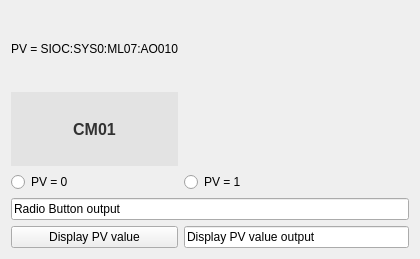
<?xml version="1.0" encoding="UTF-8"?>
<ui version="4.0">
 <class>Form</class>
 <widget class="QWidget" name="Form">
  <property name="enabled">
   <bool>true</bool>
  </property>
  <property name="geometry">
   <rect>
    <x>0</x>
    <y>0</y>
    <width>420</width>
    <height>259</height>
   </rect>
  </property>
  <property name="windowTitle">
   <string>Form</string>
  </property>
  <layout class="QGridLayout" name="gridLayout">
   <item row="5" column="0">
    <widget class="PyDMPushButton" name="Qt_pvPushButton">
     <property name="toolTip">
      <string/>
     </property>
     <property name="text">
      <string>Display PV value</string>
     </property>
    </widget>
   </item>
   <item row="3" column="0">
    <widget class="QRadioButton" name="radioButtonPV0">
     <property name="text">
      <string>PV = 0</string>
     </property>
    </widget>
   </item>
   <item row="0" column="0">
    <widget class="PyDMLabel" name="pvText">
     <property name="toolTip">
      <string/>
     </property>
     <property name="text">
      <string>PV = SIOC:SYS0:ML07:AO010</string>
     </property>
     <property name="rules" stdset="0">
      <string>[]</string>
     </property>
    </widget>
   </item>
   <item row="5" column="1">
    <widget class="PyDMLineEdit" name="Qt_pvOutput">
     <property name="toolTip">
      <string/>
     </property>
     <property name="text">
      <string>Display PV value output</string>
     </property>
    </widget>
   </item>
   <item row="4" column="0" colspan="2">
    <widget class="PyDMLineEdit" name="Qt_radioOutput">
     <property name="toolTip">
      <string/>
     </property>
     <property name="text">
      <string>Radio Button output</string>
     </property>
    </widget>
   </item>
   <item row="3" column="1">
    <widget class="QRadioButton" name="radioButtonPV1">
     <property name="text">
      <string>PV = 1</string>
     </property>
    </widget>
   </item>
   <item row="1" column="0">
    <widget class="QLabel" name="label_CM01">
     <property name="sizePolicy">
      <sizepolicy hsizetype="Preferred" vsizetype="Preferred">
       <horstretch>0</horstretch>
       <verstretch>0</verstretch>
      </sizepolicy>
     </property>
     <property name="font">
      <font>
       <pointsize>12</pointsize>
       <weight>75</weight>
       <bold>true</bold>
      </font>
     </property>
     <property name="styleSheet">
      <string notr="true">background-color :rgb(227, 227, 227);
color: rgb(50, 50, 50);</string>
     </property>
     <property name="text">
      <string>CM01</string>
     </property>
     <property name="alignment">
      <set>Qt::AlignCenter</set>
     </property>
    </widget>
   </item>
  </layout>
 </widget>
 <customwidgets>
  <customwidget>
   <class>PyDMLabel</class>
   <extends>QLabel</extends>
   <header>pydm.widgets.label</header>
  </customwidget>
  <customwidget>
   <class>PyDMLineEdit</class>
   <extends>QLineEdit</extends>
   <header>pydm.widgets.line_edit</header>
  </customwidget>
  <customwidget>
   <class>PyDMPushButton</class>
   <extends>QPushButton</extends>
   <header>pydm.widgets.pushbutton</header>
  </customwidget>
 </customwidgets>
 <resources/>
 <connections/>
</ui>
